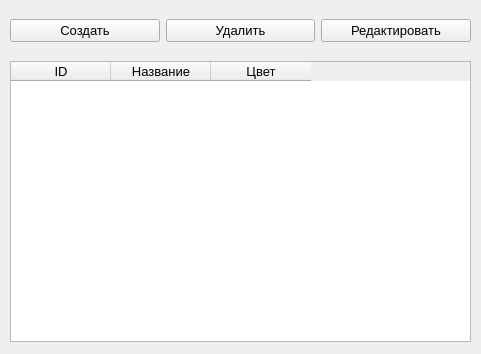
<?xml version="1.0" encoding="UTF-8"?>
<ui version="4.0">
 <class>Form</class>
 <widget class="QWidget" name="Form">
  <property name="geometry">
   <rect>
    <x>0</x>
    <y>0</y>
    <width>481</width>
    <height>354</height>
   </rect>
  </property>
  <property name="font">
   <font>
    <pointsize>10</pointsize>
   </font>
  </property>
  <property name="windowTitle">
   <string>Мои метки</string>
  </property>
  <property name="windowIcon">
   <iconset>
    <normaloff>../additional_content/images/window_logo.png</normaloff>../additional_content/images/window_logo.png</iconset>
  </property>
  <widget class="QTableWidget" name="tableWidget">
   <property name="geometry">
    <rect>
     <x>10</x>
     <y>61</y>
     <width>461</width>
     <height>281</height>
    </rect>
   </property>
   <column>
    <property name="text">
     <string>ID</string>
    </property>
   </column>
   <column>
    <property name="text">
     <string>Название</string>
    </property>
   </column>
   <column>
    <property name="text">
     <string>Цвет</string>
    </property>
   </column>
  </widget>
  <widget class="QWidget" name="horizontalLayoutWidget">
   <property name="geometry">
    <rect>
     <x>10</x>
     <y>10</y>
     <width>461</width>
     <height>41</height>
    </rect>
   </property>
   <layout class="QHBoxLayout" name="horizontalLayout">
    <item>
     <widget class="QPushButton" name="btn_add_tag">
      <property name="text">
       <string>Создать</string>
      </property>
      <property name="icon">
       <iconset>
        <normaloff>../icons/instruments/add_task.png</normaloff>../icons/instruments/add_task.png</iconset>
      </property>
      <property name="iconSize">
       <size>
        <width>20</width>
        <height>20</height>
       </size>
      </property>
     </widget>
    </item>
    <item>
     <widget class="QPushButton" name="btn_del_tag">
      <property name="text">
       <string>Удалить</string>
      </property>
      <property name="icon">
       <iconset>
        <normaloff>../icons/instruments/delete_task.png</normaloff>../icons/instruments/delete_task.png</iconset>
      </property>
      <property name="iconSize">
       <size>
        <width>20</width>
        <height>20</height>
       </size>
      </property>
     </widget>
    </item>
    <item>
     <widget class="QPushButton" name="btn_edit_tag">
      <property name="text">
       <string>Редактировать</string>
      </property>
      <property name="icon">
       <iconset>
        <normaloff>../icons/instruments/edit_task.png</normaloff>../icons/instruments/edit_task.png</iconset>
      </property>
      <property name="iconSize">
       <size>
        <width>20</width>
        <height>20</height>
       </size>
      </property>
     </widget>
    </item>
   </layout>
  </widget>
 </widget>
 <resources/>
 <connections/>
</ui>
